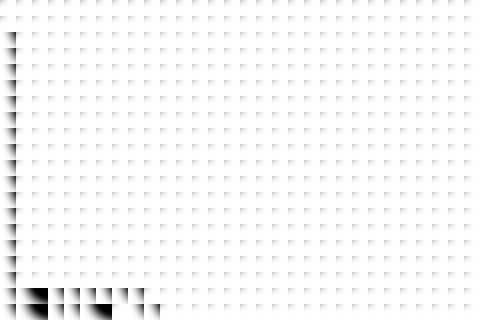

Rendered tile map (Tiled .tmx) drawn with the repository's tilesets; below, a short description and the full map source, tile grids included:
An orthogonal 30x20 tile map with 16x16 px tiles, 1 tile layer (图块层 1) and 10 objects.

<map version="1.10" tiledversion="1.12.1" orientation="orthogonal" renderorder="right-down" width="30" height="20" tilewidth="16" tileheight="16" infinite="0" nextlayerid="3" nextobjectid="17">
 <tileset firstgid="1" source="asset.tsx" />
 <layer id="1" name="图块层 1" width="30" height="20">
  <data encoding="csv">
16,16,16,16,16,16,16,16,16,16,16,16,16,16,16,16,16,16,16,16,16,16,16,16,16,16,16,16,16,16,
16,16,16,16,16,16,16,16,16,16,16,16,16,16,16,16,16,16,16,16,16,16,16,16,16,16,16,16,16,16,
9,16,16,16,16,16,16,16,16,16,16,16,16,16,16,16,16,16,16,16,16,16,16,16,16,16,16,16,16,16,
9,16,16,16,16,16,16,16,16,16,16,16,16,16,16,16,16,16,16,16,16,16,16,16,16,16,16,16,16,16,
9,16,16,16,16,16,16,16,16,16,16,16,16,16,16,16,16,16,16,16,16,16,16,16,16,16,16,16,16,16,
9,16,16,16,16,16,16,16,16,16,16,16,16,16,16,16,16,16,16,16,16,16,16,16,16,16,16,16,16,16,
9,16,16,16,16,16,16,16,16,16,16,16,16,16,16,16,16,16,16,16,16,16,16,16,16,16,16,16,16,16,
9,16,16,16,16,16,16,16,16,16,16,16,16,16,16,16,16,16,16,16,16,16,16,16,16,16,16,16,16,16,
9,16,16,16,16,16,16,16,16,16,16,16,16,16,16,16,16,16,16,16,16,16,16,16,16,16,16,16,16,16,
9,16,16,16,16,16,16,16,16,16,16,16,16,16,16,16,16,16,16,16,16,16,16,16,16,16,16,16,16,16,
9,16,16,16,16,16,16,16,16,16,16,16,16,16,16,16,16,16,16,16,16,16,16,16,16,16,16,16,16,16,
9,16,16,16,16,16,16,16,16,16,16,16,16,16,16,16,16,16,16,16,16,16,16,16,16,16,16,16,16,16,
9,16,16,16,16,16,16,16,16,16,16,16,16,16,16,16,16,16,16,16,16,16,16,16,16,16,16,16,16,16,
9,16,16,16,16,16,16,16,16,16,16,16,16,16,16,16,16,16,16,16,16,16,16,16,16,16,16,16,16,16,
9,16,16,16,16,16,16,16,16,16,16,16,16,16,16,16,16,16,16,16,16,16,16,16,16,16,16,16,16,16,
9,16,16,16,16,16,16,16,16,16,16,16,16,16,16,16,16,16,16,16,16,16,16,16,16,16,16,16,16,16,
9,16,16,16,16,16,16,16,16,16,16,16,16,16,16,16,16,16,16,16,16,16,16,16,16,16,16,16,16,16,
9,16,16,16,16,16,16,16,16,16,16,16,16,16,16,16,16,16,16,16,16,16,16,16,16,16,16,16,16,16,
9,9,10,9,9,9,9,9,9,16,16,16,16,16,16,16,16,16,16,16,16,16,16,16,16,16,16,16,16,16,
9,9,10,9,9,9,10,16,9,9,16,16,16,16,16,16,16,16,16,16,16,16,16,16,16,16,16,16,16,16
</data>
 </layer>
 <objectgroup id="2" name="对象层 1">
  <object id="1" x="98.2615" y="44.5116" width="119.258" height="99.1014" />
  <object id="3" x="413.202" y="236.835">
   <point />
  </object>
  <object id="4" x="245.234" y="64.6678" width="186.445" height="94.9022">
   <ellipse />
  </object>
  <object id="5" x="287.226" y="238.515" width="87.3436" height="69.7069">
   <capsule />
  </object>
  <object id="7" x="82.3045" y="263.71">
   <polygon points="0,0 -16.7968,-139.414 74.7459,-4.19921 65.5077,29.3945 -13.4375,43.6718 29.3945,18.4765" />
  </object>
  <object id="8" gid="6" x="232.195" y="188.566" width="16" height="16" />
  <object id="11" gid="4" x="252.351" y="207.882" width="16" height="16" />
  <object id="12" gid="9" x="206.16" y="234.757" width="16" height="16" />
  <object id="13" x="205.234" y="13.5234" width="80" height="23.3438">
   <text wrap="1">你好，世界</text>
  </object>
  <object id="14" x="368.163" y="26.121" width="80" height="23.3438">
   <text wrap="1">hello my bro</text>
  </object>
 </objectgroup>
</map>
